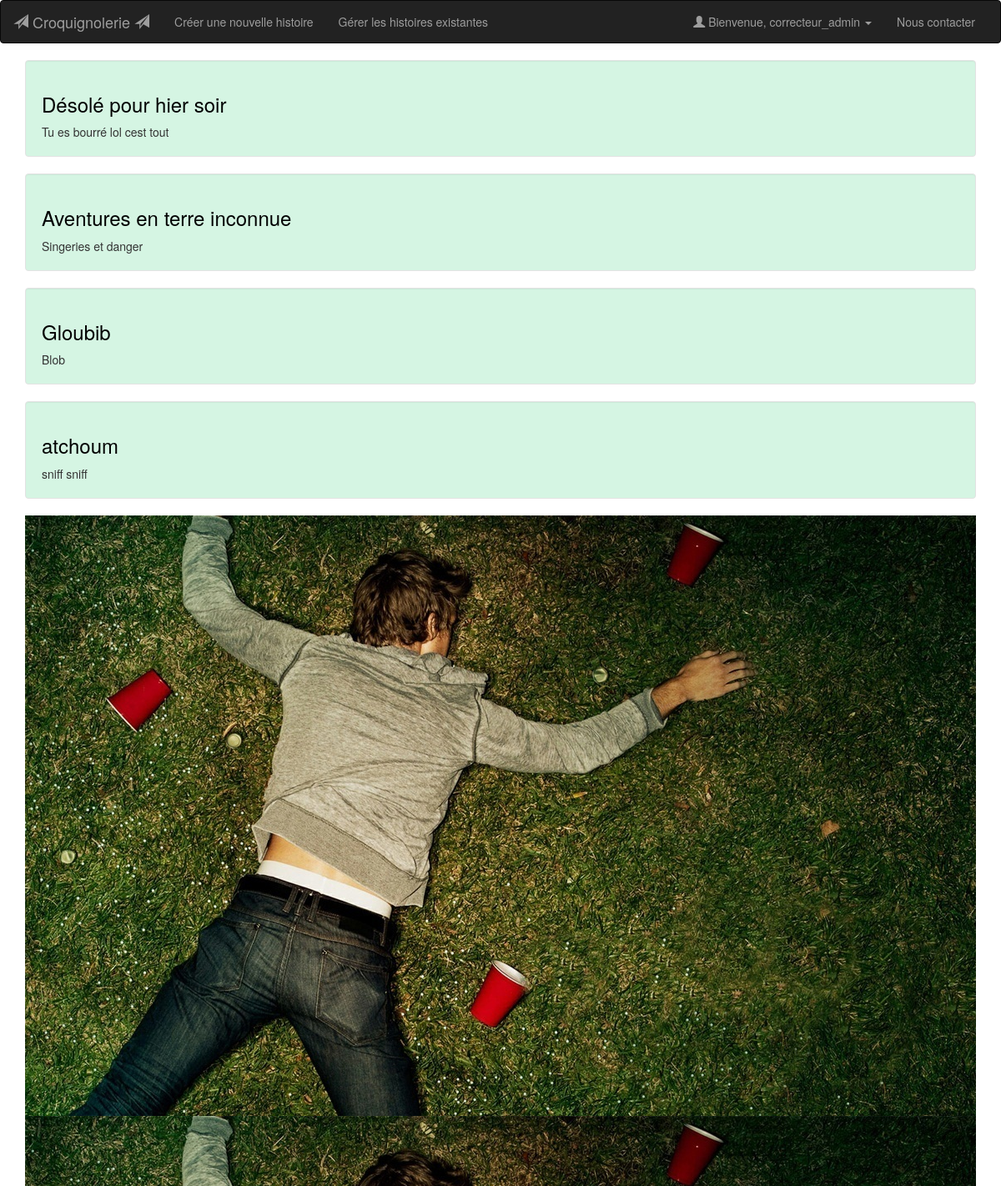
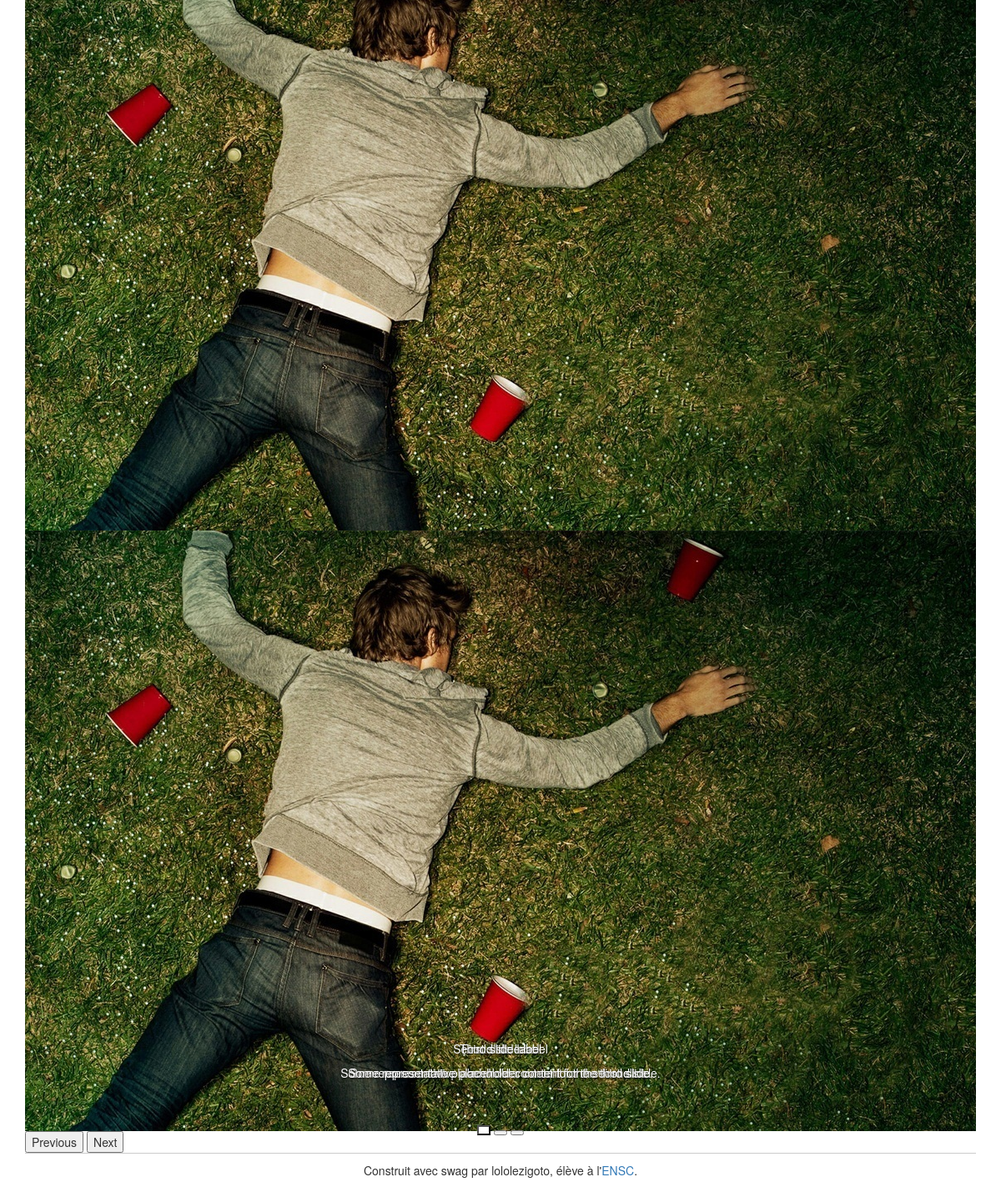
/all_histoires_admin.php (signed in), run on the app's committed database (2 pictures, top to bottom).
### tables this page shows
CREATE TABLE `histoires` (
  `id_histoire` int(11) NOT NULL,
  `nom_histoire` varchar(100) DEFAULT NULL,
  `description_histoire` text,
  `image_histoire` varchar(100) DEFAULT NULL,
  `nb_parties` int(11) DEFAULT '0',
  `nb_victoires` int(11) NOT NULL DEFAULT '0',
  `nb_echecs` int(11) NOT NULL DEFAULT '0',
  `isHidden` tinyint(1) NOT NULL DEFAULT '0'
);

### all_histoires_admin.php (the view, shortened to what this page needs)
<!doctype html>
<html>
<head>
    <link href="lib/bootstrap/css/bootstrap.min.css" rel="stylesheet">
    <link href="css/style.css" rel="stylesheet">
</head>
<body>
<?php
require_once("includes/connect.php");
if(!empty($_SESSION['user']))
    require_once("includes/navbar_connected.php");
else
    require_once("includes/navbar.php");
    $nbhistoire = $response->rowCount(); ?>
<div class="container">
<?php     $maRequete = "SELECT * FROM histoires";
    $response = $BDD->query($maRequete);
    $tab = $response->fetchAll();
    foreach ($tab as $key => $ligne) {
        $id = $ligne["id_histoire"];
        $title = $ligne["nom_histoire"];
        $des_courte = $ligne["description_histoire"];
        ?>
<article>
    <div class="well" style="background-color : #D5F5E3">
            <?php if(!empty($_SESSION['user'])) {?>
                <h3><a style="color : black;" href="gerer_histoire.php?id=<?=$id?>"><?=$title ?></a></h3>
                <?php echo $des_courte; }?>
            </div>
</article>
<?php }?>
<div id="carouselExampleCaptions" class="carousel slide" data-bs-ride="carousel">
  <div class="carousel-indicators">
    <button type="button" data-bs-target="#carouselExampleCaptions" data-bs-slide-to="0" class="active" aria-current="true" aria-label="Slide 1"></button>
    <button type="button" data-bs-target="#carouselExampleCaptions" data-bs-slide-to="1" aria-label="Slide 2"></button>
    <button type="button" data-bs-target="#carouselExampleCaptions" data-bs-slide-to="2" aria-label="Slide 3"></button>
  </div>
  <div class="carousel-inner">
    <div class="carousel-item active">
      <img src="images/defonce.jpg" class="d-block w-100" alt="...">
      <div class="carousel-caption d-none d-md-block">
        <h5>First slide label</h5>
        <p>Some representative placeholder content for the first slide.</p>
      </div>
    </div>
    <div class="carousel-item">
      <img src="images/defonce.jpg" class="d-block w-100" alt="...">
      <div class="carousel-caption d-none d-md-block">
        <h5>Second slide label</h5>
        <p>Some representative placeholder content for the second slide.</p>
      </div>
    </div>
    <div class="carousel-item">
      <img src="images/defonce.jpg" class="d-block w-100" alt="...">
      <div class="carousel-caption d-none d-md-block">
        <h5>Third slide label</h5>
        <p>Some representative placeholder content for the third slide.</p>
      </div>
    </div>
  </div>
  <button class="carousel-control-prev" type="button" data-bs-target="#carouselExampleCaptions" data-bs-slide="prev">
    <span class="visually-hidden">Previous</span>
  </button>
  <button class="carousel-control-next" type="button" data-bs-target="#carouselExampleCaptions" data-bs-slide="next">
    <span class="visually-hidden">Next</span>
  </button>
</div>
        <footer class="footer">
    Construit avec swag par lololezigoto, élève à l'<a href="https://www.ensc.fr">ENSC</a>.
</footer>    </div>
</body>
</html>

### includes/navbar_connected.php (shortened to what this page needs)
<nav class="navbar fixed-top navbar-inverse">
  <div class="container-fluid">
    <div class="navbar-header">
      <a class="navbar-brand" href="index.php"> <span class="glyphicon glyphicon-send"></span> Croquignolerie <span class="glyphicon glyphicon-send"></span>
      </a>
    </div>
    <div class="collapse navbar-collapse" id="navbar-collapse-target">
                    <?php
                    if(isset($_SESSION['isAdmin']))
                        if($_SESSION['isAdmin']==1){?>
                                        <ul class="nav navbar-nav">
                                <li><a href="histoire_add.php">Créer une nouvelle histoire</a></li>
                            </ul>
                            <ul class="nav navbar-nav">
                                <li><a href="all_histoires_admin.php">Gérer les histoires existantes</a></li>
                            </ul>
                        <?php } ?>
                                <ul class="nav navbar-nav navbar-right">
                                            <li class="dropdown">
                                <a href="#" class="dropdown-toggle" data-toggle="dropdown">
                                    <span class="glyphicon glyphicon-user"></span> Bienvenue, <?= $_SESSION['user']?> <b class="caret"></b>
                                </a>
                                <li><a href="contact.php">Nous contacter</a></li>
                            </li>
                                    </ul>
                </div>
  </div>
</nav>

### css/style.css (style rules this page uses)
.footer { border-top: 1px solid #ccc; padding-top: 10px; margin-bottom: 10px; text-align: center; }

### data on the page
histoires: nom_histoire "Désolé pour hier soir", description_histoire "Tu es bourré lol cest tout"
histoires: nom_histoire "Aventures en terre inconnue", description_histoire "Singeries et danger"
histoires: nom_histoire "Gloubib", description_histoire "Blob"
histoires: nom_histoire "atchoum", description_histoire "sniff sniff"

### other printed values
$_SESSION['user'] "correcteur_admin"
